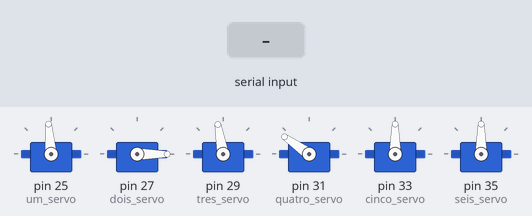
Recording of a sketch running on a simulated Arduino Mega 2560, built with avr-gcc and run on an emulated ATmega2560. On the bench: 6 × servo. Inputs (shaded band) come from the test bench.

Above: at 1.2 s.
1.3 s: "1" received over Serial
At 1.9 s:
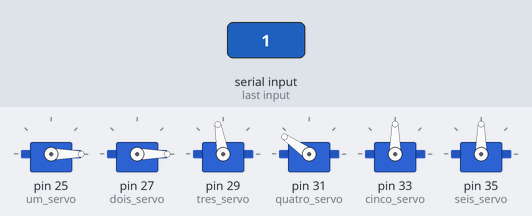
2.8 s: "3" received over Serial
At 4.0 s:
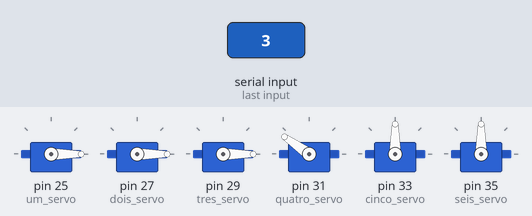
4.3 s: "4" received over Serial
At 5.4 s:
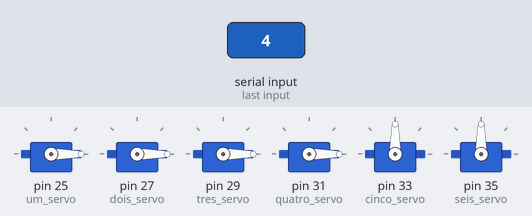
5.8 s: "5" received over Serial
At 6.5 s:
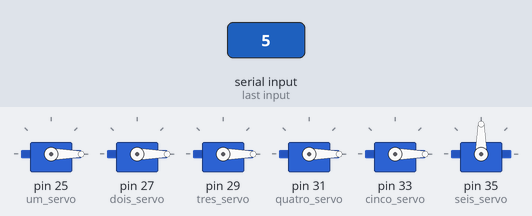
7.3 s: "6" received over Serial
At 7.6 s:
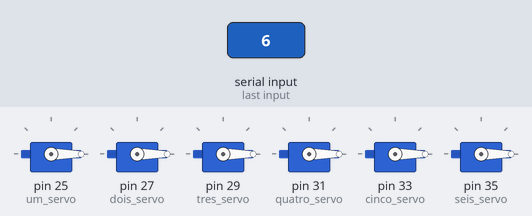
Timing chart, 0 to 9.8 s (numbered marks = the images above; inputs shaded):
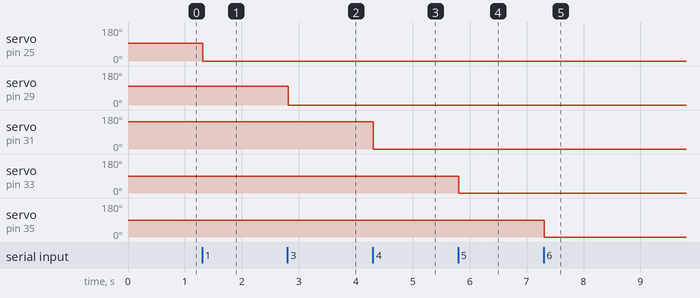

Measured:
- after the input at 1.3 s, servo on pin 25 (um_servo): 95° → 0° at once
- after the input at 2.8 s, servo on pin 29 (tres_servo): 100° → 0° at once
- after the input at 4.3 s, servo on pin 31 (quatro_servo): 145° → 0° at once
- after the input at 5.8 s, servo on pin 33 (cinco_servo): 90° → 0° at once
- after the input at 7.3 s, servo on pin 35 (seis_servo): 90° → 0° at once

The sketch:

control.ino
```cpp
#include <Servo.h>

Servo um_servo, dois_servo, tres_servo, quatro_servo, cinco_servo, seis_servo;
int eixo = 0, bytelido = 0;

void setup()
{
    Serial.begin(9600);
    um_servo.attach(25);
    dois_servo.attach(27);
    tres_servo.attach(29);
    quatro_servo.attach(31);
    cinco_servo.attach(33);
    seis_servo.attach(35);

    um_servo.write(95);
    dois_servo.write(0);
    tres_servo.write(100);
    quatro_servo.write(145);
    cinco_servo.write(90);
    seis_servo.write(90);
}

void loop()
{
    while (Serial.available() > 0)
    {
        eixo = Serial.read();
        if (eixo == '1')
        {
            delay(10);
            bytelido = Serial.read();
            um_servo.write(bytelido);
        }
        if (eixo == '2')
        {
            delay(10);
            bytelido = Serial.read();
            dois_servo.write(bytelido);
        }
        if (eixo == '3')
        {
            delay(10);
            bytelido = Serial.read();
            tres_servo.write(bytelido);
        }
        if (eixo == '4')
        {
            delay(10);
            bytelido = Serial.read();
            quatro_servo.write(bytelido);
        }
        if (eixo == '5')
        {
            delay(10);
            bytelido = Serial.read();
            cinco_servo.write(bytelido);
        }
        if (eixo == '6')
        {
            delay(10);
            bytelido = Serial.read();
            seis_servo.write(bytelido);
        }
    }
}
```
